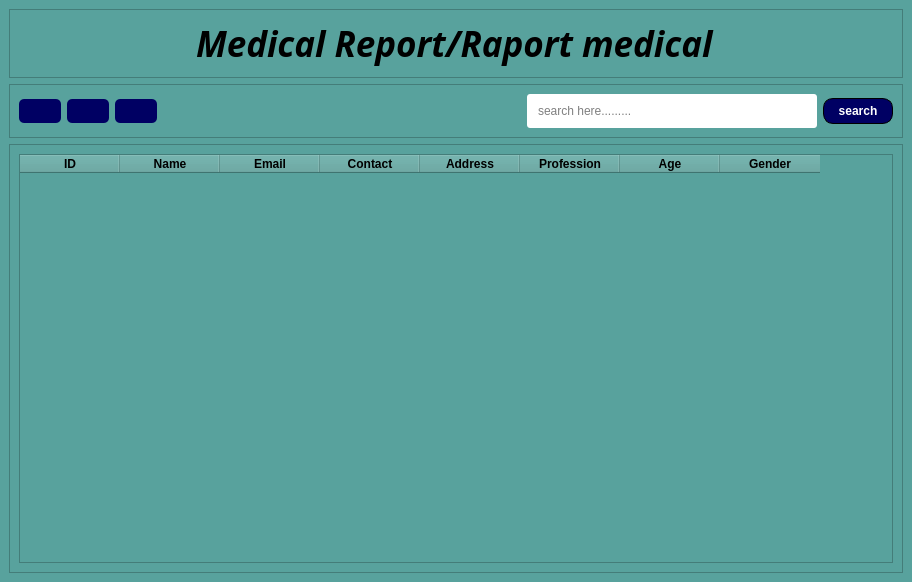
<?xml version="1.0" encoding="UTF-8"?>
<ui version="4.0">
 <class>MainWindow</class>
 <widget class="QMainWindow" name="MainWindow">
  <property name="geometry">
   <rect>
    <x>0</x>
    <y>0</y>
    <width>912</width>
    <height>582</height>
   </rect>
  </property>
  <property name="windowTitle">
   <string>MainWindow</string>
  </property>
  <property name="styleSheet">
   <string notr="true">              /*  background: qlineargradient(x1: 0, y1: 0, x2: 1, y2: 0,  Horizontal gradient
                                        stop: 0 #eff6ff, stop: 1 #dbeafe);  */
background-color: rgb(88, 162, 157);</string>
  </property>
  <widget class="QWidget" name="centralwidget">
   <property name="styleSheet">
    <string notr="true">

QPushButton{
	border-radius: 9px;
	padding: 4px;
	background-color: rgb(0, 221, 255);
	
	background-color: rgb(0, 0, 99);
	
}</string>
   </property>
   <layout class="QVBoxLayout" name="verticalLayout_4">
    <item>
     <widget class="QFrame" name="frame">
      <property name="frameShape">
       <enum>QFrame::StyledPanel</enum>
      </property>
      <property name="frameShadow">
       <enum>QFrame::Raised</enum>
      </property>
      <layout class="QVBoxLayout" name="verticalLayout">
       <item alignment="Qt::AlignHCenter">
        <widget class="QLabel" name="label_2">
         <property name="font">
          <font>
           <family>Monotype Corsiva</family>
           <pointsize>26</pointsize>
           <italic>true</italic>
           <bold>true</bold>
          </font>
         </property>
         <property name="text">
          <string>Medical Report/Raport medical</string>
         </property>
        </widget>
       </item>
      </layout>
     </widget>
    </item>
    <item>
     <widget class="QFrame" name="frame_3">
      <property name="styleSheet">
       <string notr="true">QPushButton{
	border: none;
	border-radius: 5px;
	background-color: rgb(0, 0, 99);
	padding: 5px;
}

#searchButton{
	border: 1px solid #000000;
	border-radius: 10px;
	color: white;
}

QLineEdit{
	border: 1px solid #000000;
	border-radius: 10px;
	background-color: rgb(255, 255, 255);
	border-color: rgb(0, 0, 127);
	padding: 3px;
}</string>
      </property>
      <property name="frameShape">
       <enum>QFrame::StyledPanel</enum>
      </property>
      <property name="frameShadow">
       <enum>QFrame::Raised</enum>
      </property>
      <layout class="QHBoxLayout" name="horizontalLayout_3">
       <item>
        <layout class="QHBoxLayout" name="horizontalLayout_2">
         <item>
          <widget class="QPushButton" name="create_form">
           <property name="text">
            <string/>
           </property>
           <property name="icon">
            <iconset resource="../static.qrc">
             <normaloff>:/logo/images/add_list_40px.png</normaloff>:/logo/images/add_list_40px.png</iconset>
           </property>
           <property name="iconSize">
            <size>
             <width>26</width>
             <height>26</height>
            </size>
           </property>
          </widget>
         </item>
         <item>
          <widget class="QPushButton" name="view_prescription">
           <property name="text">
            <string/>
           </property>
           <property name="icon">
            <iconset resource="../static.qrc">
             <normaloff>:/logo/images/edit_property_64px.png</normaloff>:/logo/images/edit_property_64px.png</iconset>
           </property>
           <property name="iconSize">
            <size>
             <width>26</width>
             <height>26</height>
            </size>
           </property>
          </widget>
         </item>
         <item>
          <widget class="QPushButton" name="pushButton">
           <property name="text">
            <string/>
           </property>
           <property name="icon">
            <iconset resource="../static.qrc">
             <normaloff>:/logo/images/synchronize_40px.png</normaloff>:/logo/images/synchronize_40px.png</iconset>
           </property>
           <property name="iconSize">
            <size>
             <width>26</width>
             <height>26</height>
            </size>
           </property>
          </widget>
         </item>
        </layout>
       </item>
       <item>
        <spacer name="horizontalSpacer">
         <property name="orientation">
          <enum>Qt::Horizontal</enum>
         </property>
         <property name="sizeHint" stdset="0">
          <size>
           <width>387</width>
           <height>20</height>
          </size>
         </property>
        </spacer>
       </item>
       <item>
        <layout class="QHBoxLayout" name="horizontalLayout">
         <item>
          <widget class="QLineEdit" name="lineEdit">
           <property name="minimumSize">
            <size>
             <width>290</width>
             <height>0</height>
            </size>
           </property>
           <property name="maximumSize">
            <size>
             <width>290</width>
             <height>16777215</height>
            </size>
           </property>
           <property name="styleSheet">
            <string notr="true">border: 1px solod black;
border-radius: 3px;
color: rgb(0, 0, 0);
padding: 9px;</string>
           </property>
           <property name="placeholderText">
            <string>search here.........</string>
           </property>
          </widget>
         </item>
         <item>
          <widget class="QPushButton" name="searchButton">
           <property name="minimumSize">
            <size>
             <width>70</width>
             <height>0</height>
            </size>
           </property>
           <property name="maximumSize">
            <size>
             <width>70</width>
             <height>16777215</height>
            </size>
           </property>
           <property name="font">
            <font>
             <bold>true</bold>
            </font>
           </property>
           <property name="text">
            <string>search</string>
           </property>
           <property name="icon">
            <iconset resource="../static.qrc">
             <normaloff>:/logo/images/find_and_replace_64px.png</normaloff>:/logo/images/find_and_replace_64px.png</iconset>
           </property>
          </widget>
         </item>
        </layout>
       </item>
      </layout>
     </widget>
    </item>
    <item>
     <widget class="QFrame" name="frame_2">
      <property name="frameShape">
       <enum>QFrame::StyledPanel</enum>
      </property>
      <property name="frameShadow">
       <enum>QFrame::Raised</enum>
      </property>
      <layout class="QVBoxLayout" name="verticalLayout_3">
       <item>
        <widget class="QTableWidget" name="tableWidget">
         <property name="tabletTracking">
          <bool>true</bool>
         </property>
         <property name="sortingEnabled">
          <bool>true</bool>
         </property>
         <column>
          <property name="text">
           <string>ID</string>
          </property>
          <property name="font">
           <font>
            <bold>true</bold>
           </font>
          </property>
         </column>
         <column>
          <property name="text">
           <string>Name</string>
          </property>
          <property name="font">
           <font>
            <bold>true</bold>
           </font>
          </property>
         </column>
         <column>
          <property name="text">
           <string>Email</string>
          </property>
          <property name="font">
           <font>
            <bold>true</bold>
           </font>
          </property>
         </column>
         <column>
          <property name="text">
           <string>Contact</string>
          </property>
          <property name="font">
           <font>
            <bold>true</bold>
           </font>
          </property>
         </column>
         <column>
          <property name="text">
           <string>Address</string>
          </property>
          <property name="font">
           <font>
            <bold>true</bold>
           </font>
          </property>
         </column>
         <column>
          <property name="text">
           <string>Profession</string>
          </property>
          <property name="font">
           <font>
            <bold>true</bold>
           </font>
          </property>
         </column>
         <column>
          <property name="text">
           <string>Age</string>
          </property>
          <property name="font">
           <font>
            <bold>true</bold>
           </font>
          </property>
         </column>
         <column>
          <property name="text">
           <string>Gender</string>
          </property>
          <property name="font">
           <font>
            <bold>true</bold>
           </font>
          </property>
         </column>
        </widget>
       </item>
      </layout>
     </widget>
    </item>
   </layout>
  </widget>
 </widget>
 <resources>
  <include location="../static.qrc"/>
 </resources>
 <connections/>
</ui>
